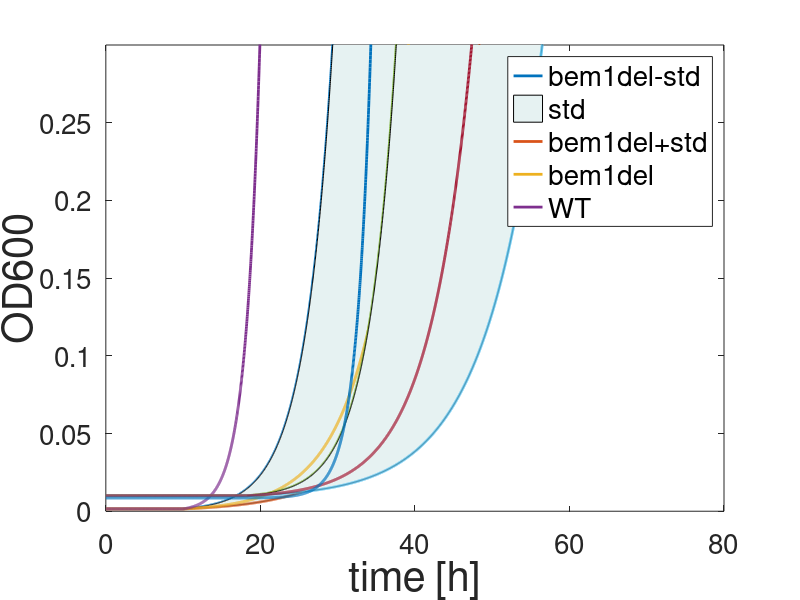
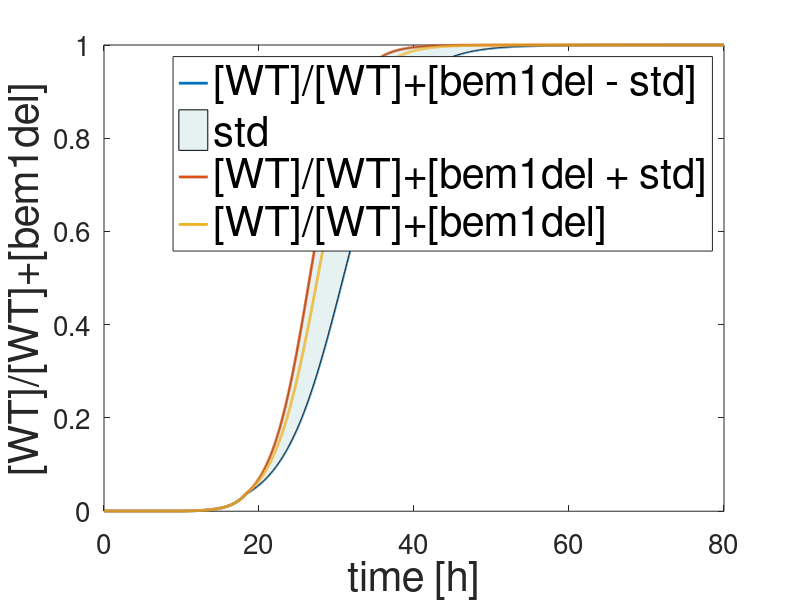

Reproduce these figures in MATLAB, in order.
%% Growth of WT and bem1del /seperate experiments

% noc is number of colonies but measured as OD, tehrefore noc is here assumed to be directly related to the OD
% dt is doubling time
% WT is wild type
% del represents the bem1delete phenotype

runtime = 4800; %min
t = linspace(1,runtime,runtime);
start_OD = 0.01;
blank = 0.0085;
noc_WT = start_OD-blank; 
dt_WT = 78; 
noc_del = start_OD-blank; 
dt_del_mean = 229;
dt_del_min = 152;
dt_del_max = 301;
lag_WT = linspace(noc_WT,noc_WT,600);    %% possibility to assume different lagtimes for both strains
lag_del = linspace(noc_WT,noc_WT,600);

k_WT=log(2)/dt_WT;                      %% calculate growth constant from doubling time
k_del_mean=log(2)/dt_del_mean;
k_del_min=log(2)/dt_del_min;
k_del_max=log(2)/dt_del_max;

GC_WT = noc_WT*exp(k_WT*t);             %% caculate growth curve
GC_del_mean = noc_del*exp(k_del_mean*t);
GC_del_min = noc_del*exp(k_del_min*t);
GC_del_max = noc_del*exp(k_del_max*t);
GC_WT = cat(2,lag_WT,GC_WT);            %% add lag time to start
GC_del_mean = cat(2,lag_del,GC_del_mean);
GC_del_min = cat(2,lag_del,GC_del_min);
GC_del_max = cat(2,lag_del,GC_del_max);
GC_WT = GC_WT(1:runtime);               %% cut end to be the same length
GC_del_mean = GC_del_mean(1:runtime);
GC_del_min = GC_del_min(1:runtime);
GC_del_max = GC_del_max(1:runtime);

figure(1)
plot(t/60,GC_del_min,'LineWidth',2.0)
hold on
x2 = [t/60, fliplr(t/60)];
inBetween = [GC_del_min, fliplr(GC_del_max)];
fill(x2, inBetween, [0.9 0.95 0.95]);
hold on
plot(t/60,GC_del_max,'LineWidth',2.0)
hold on
plot(t/60,GC_del_mean,'LineWidth',2.0)
hold on
plot(t/60,GC_WT,'LineWidth',2.0)
set(gca,'FontSize',20)
%xlim([0,1000])
ylim([0,0.3])
legend({'bem1del-std','std','bem1del+std','bem1del','WT'},'Fontsize', 20)
xlabel('Time [h]','Fontsize', 30)
ylabel('OD600','Fontsize', 30)

%% Growth of WT and bem1del / single experiment

RWD = 0.00046; %Ratio WT to del, calculated as AID, bem3 and OsTIR1 length over the total yeast genome size

noc_WT1 = noc_WT*RWD;
noc_del1 = noc_del*(1-RWD);
lag_WT = linspace(noc_WT1,noc_WT1,600);    %% assuming a different lagtime for both strains
lag_del = linspace(noc_del1,noc_del1,1100);

GC_WT1 = noc_WT1*exp(k_WT*t);             %% caculate growth curve
GC_del1 = noc_del1*exp(k_del_mean*t);
GC_del1_min = noc_del1*exp(k_del_min*t);
GC_del1_max = noc_del1*exp(k_del_max*t);
GC_WT1 = cat(2,lag_WT,GC_WT1);            %% add lag time to start
GC_del1 = cat(2,lag_del,GC_del1);
GC_del1_min = cat(2,lag_del,GC_del1_min);
GC_del1_max = cat(2,lag_del,GC_del1_max);
GC_WT1 = GC_WT1(1:runtime);               %% cut end to be the same length
GC_del1 = GC_del1(1:runtime);
GC_del1_min = GC_del1_min(1:runtime);
GC_del1_max = GC_del1_max(1:runtime);

figure(1)
plot(t/60,GC_del1_min+blank,'LineWidth',2.0)
hold on
x2 = [t/60, fliplr(t/60)];
inBetween = [GC_del1_min+blank, fliplr(GC_del1_max+blank)];
fill(x2, inBetween, [0.9 0.95 0.95]);
hold on
plot(t/60,GC_del1_max+blank,'LineWidth',2.0)
hold on
plot(t/60,GC_del1+blank,'LineWidth',2.0)
hold on
plot(t/60,GC_WT1+blank,'LineWidth',2.0)
set(gca,'FontSize',20)
%xlim([0,1000])
ylim([0,0.3])
legend({'bem1del-std','std','bem1del+std','bem1del','WT'},'Fontsize', 20)
xlabel('time [h]','Fontsize', 30)
ylabel('OD600','Fontsize', 30)

rel_WT_min=GC_WT1./(GC_WT1+GC_del1_min);
rel_WT=GC_WT1./(GC_WT1+GC_del1);
rel_WT_max=GC_WT1./(GC_WT1+GC_del1_max);

figure(2)
plot(t/60, rel_WT_min,'LineWidth',2.0)
hold on
x2 = [t/60, fliplr(t/60)];
inBetween = [rel_WT_min, fliplr(rel_WT_max)];
fill(x2, inBetween, [0.9 0.95 0.95]);
hold on
plot(t/60, rel_WT_max,'LineWidth',2.0)
hold on
plot(t/60, rel_WT,'LineWidth',2.0)
set(gca,'FontSize',20)
legend({'[WT]/[WT]+[bem1del - std]','std','[WT]/[WT]+[bem1del + std]','[WT]/[WT]+[bem1del]'},'Fontsize', 30)
xlabel('time [h]','Fontsize', 30)
ylabel('[WT]/[WT]+[bem1del]','Fontsize', 30)